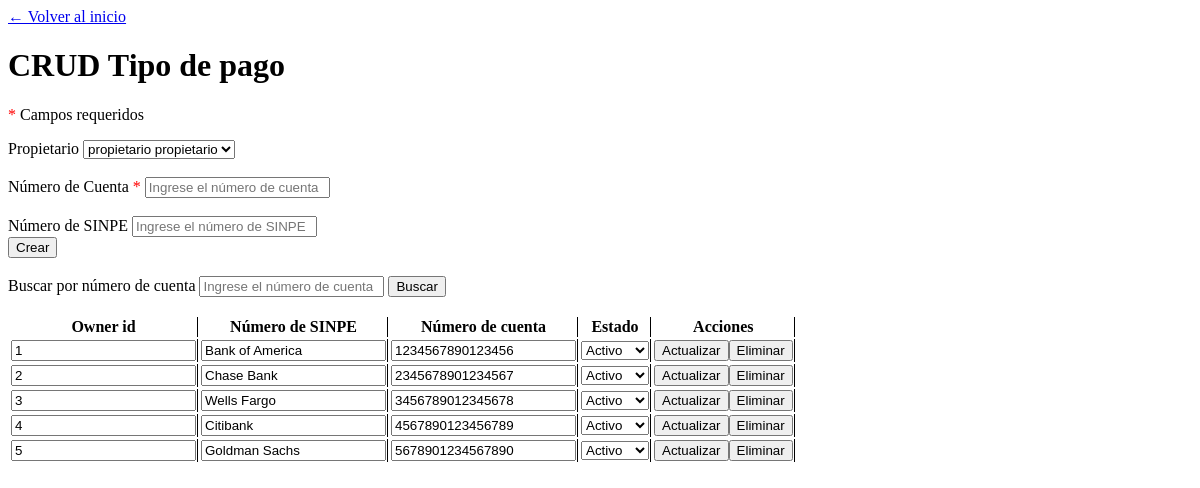
Page /Proyecto/view/paymentTypeView.php on the earlier database version.
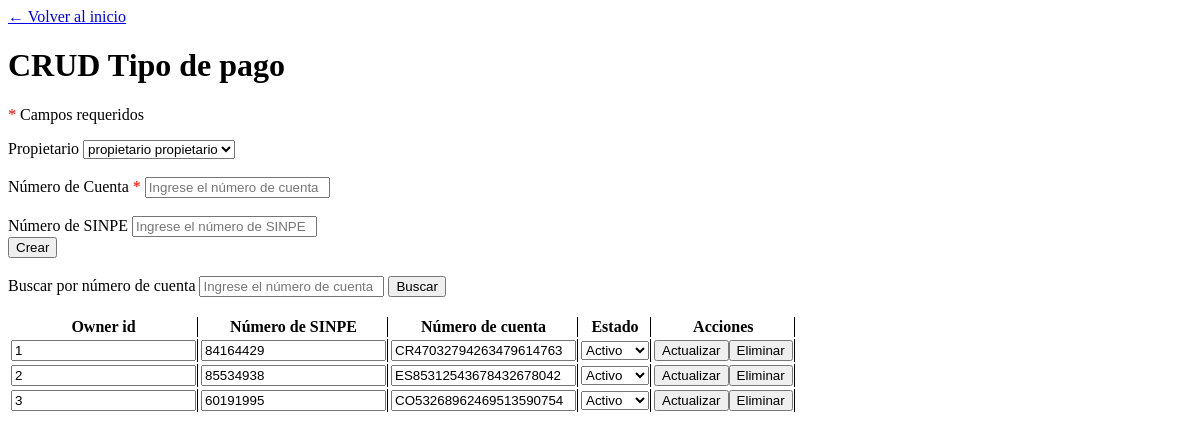
Same page on the later database version.
### tables this page shows
CREATE TABLE `tbpaymenttype` (
  `tbpaymenttypeid` int(11) NOT NULL,
  `tbownerid` int(11) NOT NULL,
  `tbpaymenttypenumber` varchar(50) NOT NULL,
  `tbpaymenttypesinpenumber` varchar(100) NOT NULL,
  `tbpaymenttypestatus` tinyint(1) NOT NULL DEFAULT 1,
  `tbpaymenttypeisactive` int(11) NOT NULL DEFAULT 1
);

### Proyecto/data/ownerData.php (called while the page is built, shortened)
<?php
include_once '../domain/Owner.php';
class ownerData extends Data {
    public function getAllTBOwner() {
        $conn = mysqli_connect($this->server, $this->user, $this->password, $this->db);
        $conn->set_charset('utf8');
        $query = "SELECT * FROM tbowner INNER JOIN tbuser ON tbowner.tbuserid = tbuser.tbuserid WHERE tbownerstatus=1 AND tbuserstatus=1;";
        $result = mysqli_query($conn, $query);
        $owners = [];
        while ($row = mysqli_fetch_assoc($result)) {
            $currentOwner = new Owner(
                $row['tbownerid'], $row['tbownerdirection'], $row['tbownerphotourl'], $row['tbownerstatus'],
                $row['tbuserid'], $row['tbusernickname'], $row['tbuserpassword'], $row['tbuserstatus'], "Propietario", $row['tbusername'], $row['tbusersurnames'], $row['tbuserlegalidentification'], $row['tbuserphone'], $row['tbuseremail']
            );
            array_push($owners, $currentOwner);
        }
        return $owners;
    }
}

### Proyecto/business/ownerBusiness.php (called while the page is built, shortened)
<?php
include_once '../data/ownerData.php';
class OwnerBusiness {
    private $ownerData;
    public function __construct() {
        $this->ownerData = new ownerData();
    }
    public function getAllTBOwners() {
        return $this->ownerData->getAllTBOwner();
    }
}

### Proyecto/domain/Owner.php (called while the page is built, shortened)
<?php
class Owner extends User {
    private $idTBOwner;
    function __construct($idTBOwner = 0, $directionTBOwner = "", $photoURLTBOwner = "", $statusTBOwner = true, $id = 0, $nickname = "", $password = "", $active = true, $userType = "", $name = "", $surnames = "", $legalIdentification = "", $phone = "", $email = "") {
        $this->idTBOwner = $idTBOwner;
    }
    public function getIdTBOwner() {
        return $this->idTBOwner;
    }
}

### Proyecto/domain/Person.php (called while the page is built, shortened)
<?php
class Person {
    protected $name;
    protected $surnames;
    function __construct($name="", $surnames="", $legalIdentification="", $phone="", $email=""){
        $this->name = $name;
        $this->surnames = $surnames;
    }
    public function getName() {
        return $this->name;
    }
    public function getSurnames() {
        return $this->surnames;
    }
}

### Proyecto/data/paymentTypeData.php (called while the page is built, shortened)
<?php
include_once '../domain/PaymentType.php';
class paymentTypeData extends Data {
    public function getAllTbPaymentType() {
        $conn = mysqli_connect($this->server, $this->user, $this->password, $this->db);
        $conn->set_charset('utf8');
        $query = "SELECT * FROM tbpaymenttype WHERE tbpaymenttypeisactive=1;";
        $result = mysqli_query($conn, $query);
        $bankA = [];
        while ($row = mysqli_fetch_assoc($result)) {
            $currentPaymentType= new PaymentType($row['tbpaymenttypeid'], $row['tbownerid'], $row['tbpaymenttypenumber'],
            $row['tbpaymenttypesinpenumber'], $row['tbpaymenttypestatus']);
            array_push($bankA, $currentPaymentType);
        }
        return $bankA;
    }
}

### Proyecto/business/paymentTypeBusiness.php (called while the page is built, shortened)
<?php
include_once  '../data/paymentTypeData.php';
include_once  '../domain/Owner.php';
class paymentTypeBusiness {
    private $paymentTypeData;
    public function __construct() {
        $this->paymentTypeData = new paymentTypeData();
    }
    public function getAll() {
        return $this->paymentTypeData->getAllTbPaymentType();
    }
}

### Proyecto/domain/PaymentType.php (called while the page is built, shortened)
<?php
include_once '../domain/Owner.php';
class PaymentType {
    private $ownerId;
    private $accountNumber;
    private $status;
    private $sinpeNumber;
    public function __construct ($tbPaymentTypeId, $ownerId, $accountNumber,$sinpeNumber, $status){
        $this->ownerId = $ownerId;
        $this->accountNumber = $accountNumber;
        $this->status = $status;
        $this->sinpeNumber = $sinpeNumber;
    }
    public function getOwnerId() {
        return $this->ownerId;
    }
    public function getAccountNumber(){
        return $this->accountNumber;
    }
    public function getStatus(){
        return $this->status;
    }
    public function getSinpeNumber(){
        return $this->sinpeNumber;
    }
}

### Proyecto/view/paymentTypeView.php (the view, shortened to what this page needs)
<!DOCTYPE html>
<html lang="es">
<head>
    <?php
        require '../business/paymentTypeBusiness.php';
        require '../business/ownerBusiness.php';
        $ownerBusiness = new ownerBusiness();
             $owners = $ownerBusiness->getAllTBOwners();
    ?>
</head>
<body>
    <a href="adminView.php">← Volver al inicio</a>
    <header>
        <h1>CRUD Tipo de pago</h1>
        <p><span class="required">*</span> Campos requeridos</p>
    </header>
    <section>
        <form method="post" id="formCreate">
            <label for="ownerId">Propietario</label>
            <select name="ownerId" id="ownerId" required>
                <?php if (!empty($owners)): ?>
                    <?php foreach ($owners as $owner): ?>
                        <option value="<?php echo htmlspecialchars($owner->getIdTBOwner()); ?>">
                            <?php echo htmlspecialchars($owner->getName() . ' ' . $owner->getSurnames()); ?>
                        </option>
                    <?php endforeach; ?>
                <?php else: ?>
                    <option value="">No hay propietarios disponibles</option>
                <?php endif; ?>
            </select>
            <br><br>
            <label for="accountNumber">Número de Cuenta <span class="required">*</label>
            <input placeholder="Ingrese el número de cuenta" type="text" name="accountNumber" id="accountNumber"/><br><br>
            <label for="sinpeNumber">Número de SINPE</label>
            <input placeholder="Ingrese el número de SINPE" type="text" name="sinpeNumber" id="sinpeNumber"/><br>
            <input type="submit" value="Crear" name="create" id="create"/>
        </form>
    </section>
    <br>
    <section>
        <form id="formSearchOne" method="get">
            <label for="searchOne">Buscar por número de cuenta</label>
            <input type="text" required placeholder="Ingrese el número de cuenta" name="searchOne" id="searchOne">
            <input type="submit" value="Buscar"/>
        </form>
        <br>
        <table>
            <thead>
                <tr>
                    <th>Owner id</th>
                    <th>Número de SINPE</th>
                    <th>Número de cuenta</th>
                    <th>Estado</th>
                    <th>Acciones</th>
                </tr>
            </thead>
            <tbody>
                <?php
                    $paymentTypeBusiness = new paymentTypeBusiness();
                    $all = $paymentTypeBusiness->getAll();
                    if (count($all) > 0) {
                        foreach ($all as $current) {
                            echo '<form method="post" action="../business/paymentTypeAction.php" onsubmit="return confirmAction(event);">';
                            echo '<tr>';
                                echo '<td><input type="text" name="OwnerId" value="' . $current->getOwnerId() . '"/></td>';
                                echo '<td><input type="text" name="SinpeNumber" value="' . $current->getSinpeNumber() . '"/></td>';
                                echo '<td><input type="text" name="AccountNumber" value="' . $current->getAccountNumber() . '"/></td>';
                                echo '<td><select name="Status" id="Status">
                                                <option value="1"' . (($current->getStatus() == 1) ? ' selected' : '') . '>Activo</option>
                                                <option value="0"' . (($current->getStatus() == 0) ? ' selected' : '') . '>Inactivo</option>
                                            </select></td>';
                                echo '<td>';
                                    echo '<input type="submit" value="Actualizar" name="update"/>';
                                    echo '<input type="submit" value="Eliminar" name="delete"/>';
                                echo '</td>';
                            echo '</tr>';
                            echo '</form>';
                        }
                    } else {
                        echo '<tr>';
                            echo '<td colspan="5" style="text-align: center;">No hay registros</td>';
                        echo '</tr>';
                    }
                ?>
            </tbody>
        </table>
    </section>
</body>
</html>

### Proyecto/view/paymentTypeView.php (style rules this page uses)
td, th { border-right: 1px solid; }
.required { color: red; }

Differences in the rows shown:
removed tbpaymenttype: OwnerId "1", SinpeNumber "Bank of America", AccountNumber "1234567890123456", Status "Activo"
removed tbpaymenttype: OwnerId "2", SinpeNumber "Chase Bank", AccountNumber "2345678901234567", Status "Activo"
removed tbpaymenttype: OwnerId "3", SinpeNumber "Wells Fargo", AccountNumber "3456789012345678", Status "Activo"
removed tbpaymenttype: OwnerId "4", SinpeNumber "Citibank", AccountNumber "4567890123456789", Status "Activo"
removed tbpaymenttype: OwnerId "5", SinpeNumber "Goldman Sachs", AccountNumber "5678901234567890", Status "Activo"
added tbpaymenttype: OwnerId "1", SinpeNumber "84164429", AccountNumber "CR47032794263479614763", Status "Activo"
added tbpaymenttype: OwnerId "2", SinpeNumber "85534938", AccountNumber "ES85312543678432678042", Status "Activo"
added tbpaymenttype: OwnerId "3", SinpeNumber "60191995", AccountNumber "CO53268962469513590754", Status "Activo"
